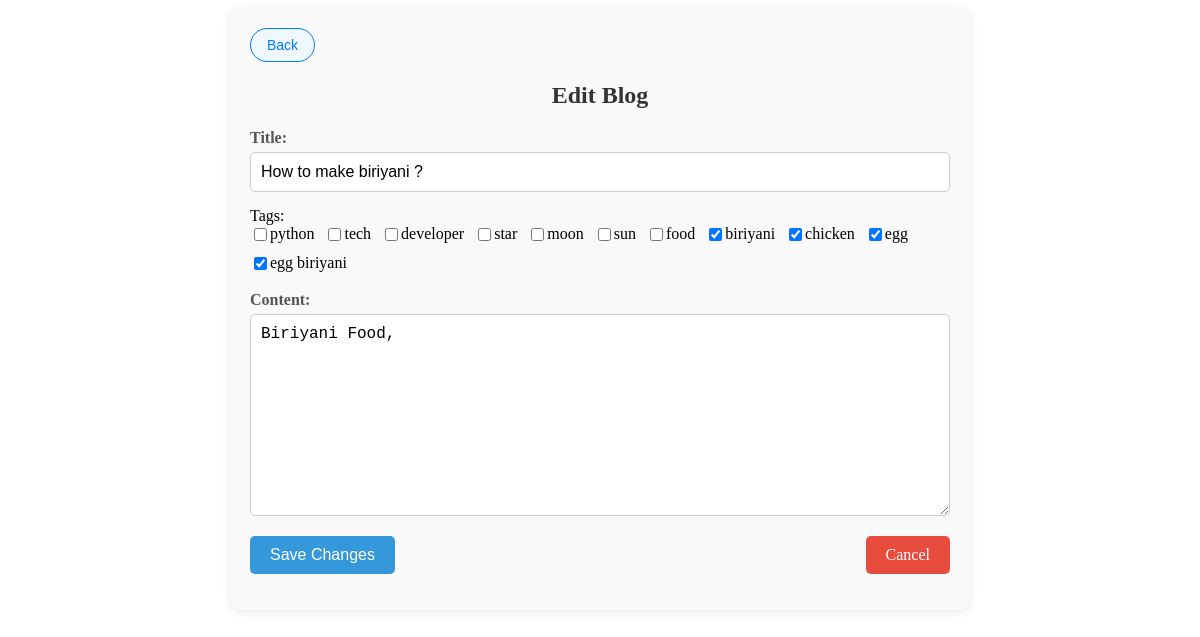
The app's page /edit_blog/57/ (signed in) with its own data.
### Blog/models.py (models this page shows, shortened)
class Blog_Post(models.Model):
    title=models.CharField(max_length=100)
    content=models.TextField()
    author=models.ForeignKey(User, on_delete=models.CASCADE)
    created_at = models.DateTimeField(auto_now_add=True)
    updated_at = models.DateTimeField(auto_now=True)
    view_count = models.IntegerField(default=0)
    STATUS_CHOICES = (
    ('approved', 'Approved'),
    ('pending', 'Pending'),
    ('rejected', 'Rejected'),
)
    approval_status = models.CharField(
    max_length=10,
    choices=STATUS_CHOICES,
    default='pending'  # Default to 'pending'
)
    tags=models.ManyToManyField(Tag, related_name='blogs', blank=True)

class Tag(models.Model):
    name = models.CharField(max_length=50, unique=True)

### Blog/views.py (the view, shortened to what this page needs)
# urls.py: path('edit_blog/<int:id>/', views.edit_blog, name='edit_blog'),
def edit_blog(request, id):
    blog = get_object_or_404(Blog_Post, id=id)
    if request.user != blog.author and not request.user.is_staff:
        messages.error(request, "You are not authorized to edit this blog.")
        return redirect('blog_details', id=blog.id)
    context = {
        'blog': blog,
        'all_tags': Tag.objects.all()
    }
    return render(request, 'blog/edit_blog.html', context)

### Blog/templates/blog/edit_blog.html (shortened to what this page needs)
{% block content %}
<div class="edit-blog-container">
    <button class="back-button" onclick="window.history.back()">Back</button>
    <h2>Edit Blog</h2>
    <form method="post">
        <div class="form-group">
            <label for="title">Title:</label>
            <input type="text" name="title" id="title" value="{{ blog.title }}" required>
        </div>
        <label for="tags">Tags:</label><br>
<div id="tags">
    {% for tag in all_tags %}
        <div>
            <input type="checkbox"
                   name="tags"
                   value="{{ tag.id }}"
                   id="tag_{{ tag.id }}"
                   {% if tag in blog.tags.all %}checked{% endif %}>
            <label for="tag_{{ tag.id }}">{{ tag.name }}</label>
        </div>
    {% endfor %}
</div><br>
        <div class="form-group">
            <label for="content">Content:</label>
            <textarea name="content" id="content" rows="10" required>{{ blog.content }}</textarea>
        </div>
        <div class="form-actions">
            <button type="submit" class="save-button">Save Changes</button>
            <a href="{% url 'blog_details' blog.id %}" class="cancel-button">Cancel</a>
        </div>
    </form>
</div>
{% endblock %}

### Blog/templates/blog/edit_blog.html (style rules this page uses)
.edit-blog-container { max-width: 700px; margin: 0 auto; padding: 20px; background-color: #f9f9f9; border-radius: 10px; box-shadow: 0 2px 8px rgba(0, 0, 0, 0.1); }
h2 { text-align: center; color: #333; margin-bottom: 20px; }
.form-group { margin-bottom: 15px; }
.form-group label { display: block; font-weight: bold; margin-bottom: 5px; color: #555; }
.form-group input, .form-group textarea { width: 100%; padding: 10px; border: 1px solid #ccc; border-radius: 5px; font-size: 16px; }
.form-actions { display: flex; justify-content: space-between; align-items: center; margin-top: 20px; }
.save-button, .cancel-button { padding: 10px 20px; font-size: 16px; border: none; border-radius: 5px; cursor: pointer; text-decoration: none; display: inline-block; }
.save-button { background-color: #3498db; color: white; }
#tags { display: flex; flex-wrap: wrap; gap: 10px; }
#tags div { display: flex; align-items: center; }
.cancel-button { background-color: #e74c3c; color: white; }
.back-button { background-color: #f0f8ff; color: #007bff; font-size: 0.875rem; padding: 8px 16px; border: 1px solid #007bff; border-radius: 25px; cursor: pointer; transition: all 0.3s ease; display: inline-block; }

### records on screen
Blog_Post: title "How to make biriyani ?", content "Biriyani Food,"
Tag: name "python"
Tag: name "tech"
Tag: name "developer"
Tag: name "star"
Tag: name "moon"
Tag: name "sun"
Tag: name "food"
Tag: tags "☑", name "biriyani"
Tag: tags "☑", name "chicken"
Tag: tags "☑", name "egg"
Tag: tags "☑", name "egg biriyani"
